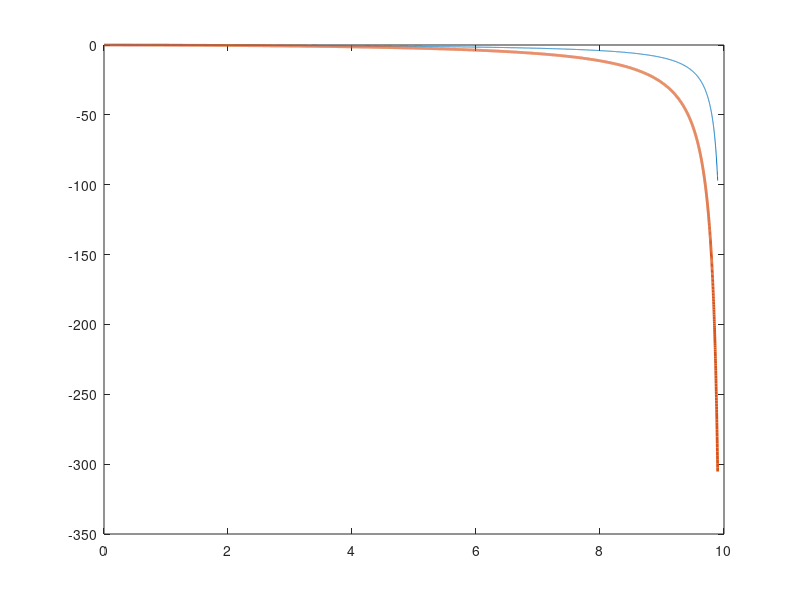

Write the MATLAB code that produced this figure.
T = 0 : 0.001 : 10;

N = 9.9*1000;
Y2 = zeros(1,N);
Y1 = zeros(1,N);
n  = 1;

ts = 10;
t = 0;
l = 0.5;
dt = 0.001;
while n <N

    y1 = -t/(ts-t);
    y2 = -t^(1.5)/(ts-t);    Y1(n) = y1;
    Y2(n) = y2;
    t = t + dt;
    n = n + 1;
end

plot(T(1:N-1),Y1(1:N-1),T(1:N-1),Y2(1:N-1),'LineWidth',2);
